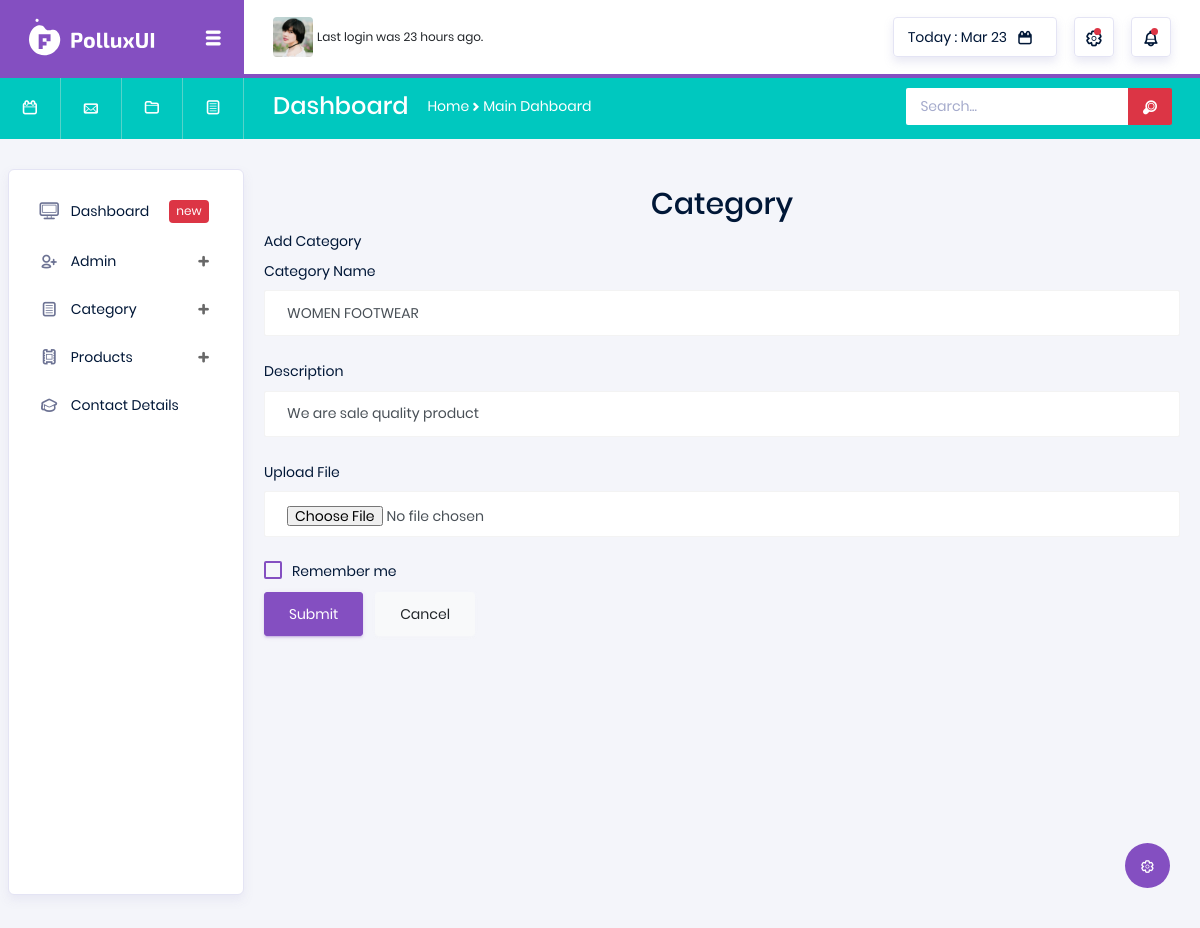
The app's page /Shoes/edititems/2/, older data.
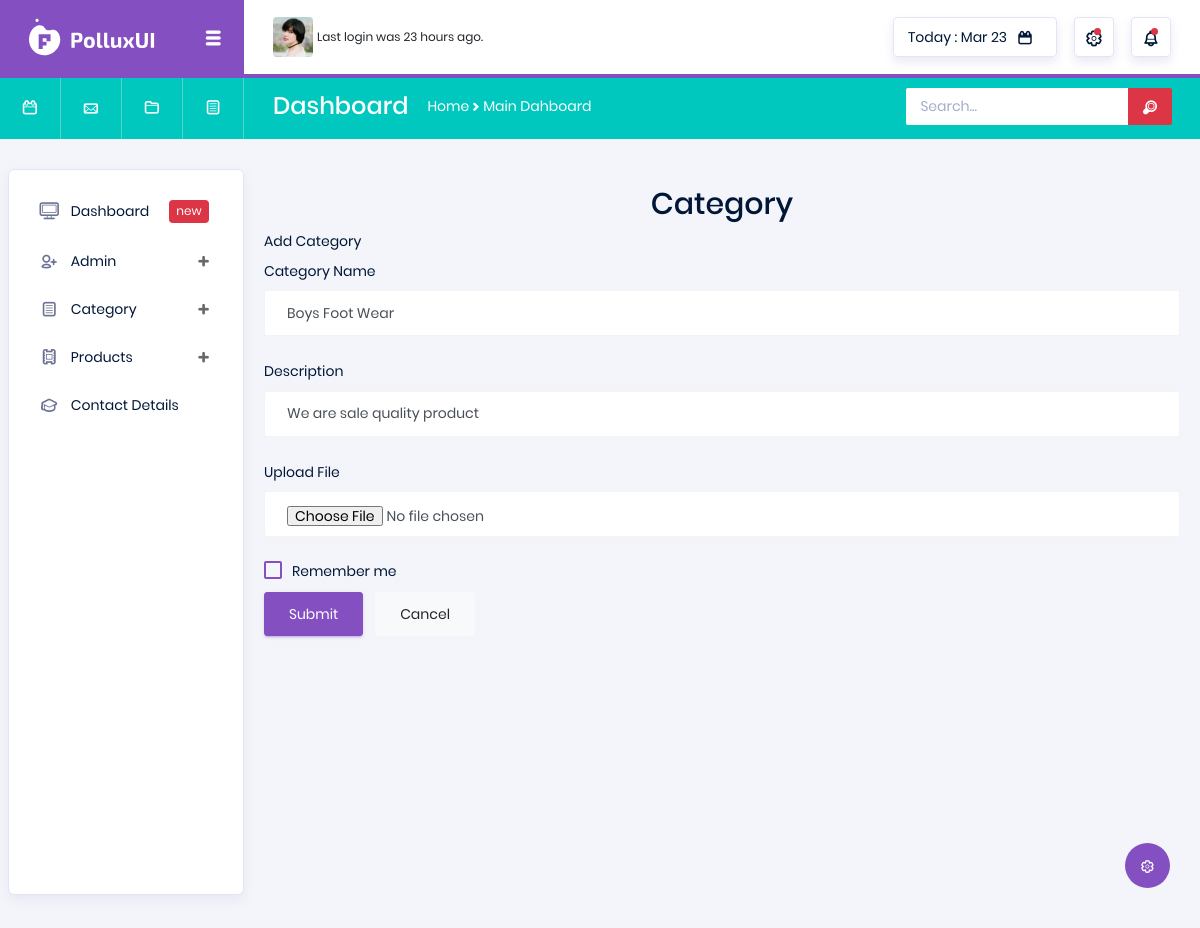
The same page, newer data.
### Shoes/models.py (models this page shows)
class category_data(models.Model):
    name = models.CharField(max_length=50, null=True, blank=True)
    content = models.CharField(max_length=50, null=True, blank=True)
    image = models.ImageField(upload_to="Profile", null=True, blank=True)

### Shoes/views.py (the view)
# urls.py: path('edititems/<int:dataid>/', views.edititems, name="edititems"),
def edititems(request,dataid):
    details= category_data.objects.get(id=dataid)
    print(details)
    return render(request,"Edit_Category.html",{'details':details})

### Shoes/templates/Edit_Category.html (shortened to what this page needs)
<!DOCTYPE html>
{% extends 'index.html' %}
{% block content %}
<html lang="en">
<head>
</head>
<body>
<div class="card-body">
                  <h3 class="card-title"><center>Category</center></h3>
                  <p class="card-description">
                    Add Category
                  </p>
                  <form class="forms-sample" action="{% url 'updatecategory' dataid=details.id %}" method="post"  enctype="multipart/form-data">
                    <div class="form-group">
                      <label for="exampleInputUsername1">Category Name</label>
                      <input type="text" class="form-control" id="exampleInputUsername1" placeholder="Name" name="name" value="{{ details.name }}">
                    </div>
                    <div class="form-group">
                      <label for="exampleInputUsername1">Description</label>
                      <input type="text" class="form-control" id="exampleInputUsername1" placeholder="Name" name="content" value="{{ details.content }}">
                    </div>
                    <div class="form-group">
                      <label for="exampleInputConfirmPassword1">Upload File</label>
                      <input type="file" class="form-control" id="exampleInputConfirmPassword1" placeholder="Upload" name="img[]" value="{{ details.image }}">
                    </div>
                    <div class="form-check form-check-flat form-check-primary">
                      <label class="form-check-label">
                        Remember me
                      </label>
                    </div>
                    <button type="submit" class="btn btn-primary mr-2">Submit</button>
                    <button class="btn btn-light">Cancel</button>
                  </form>
                </div>
</body>
</html>
{% endblock %}

Row changes from the older to the newer data that the page shows:
changed category_data "We are sale quality product": name "WOMEN FOOTWEAR" → "Boys Foot Wear"
